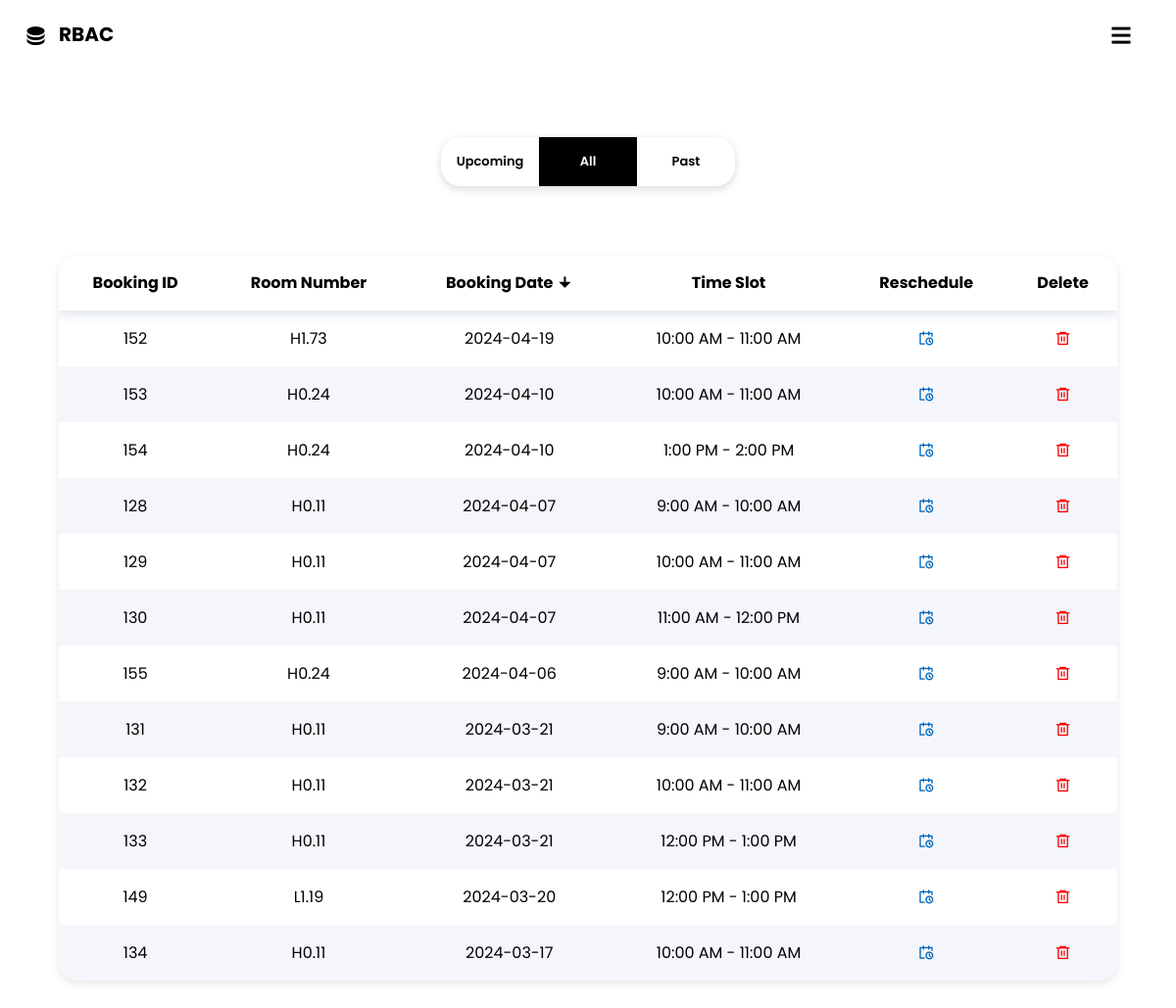
Page /mybookings?datesort=desc&categories= (signed in) on the committed database.
### app.py (models this page shows)
class book(db.Model):
    bookingID = db.Column(db.Integer, unique=True, primary_key=True)
    userID = db.Column(db.Integer, db.ForeignKey('users.id'))
    roomID = db.Column(db.String, db.ForeignKey('rooms.number'))
    datebooked = db.Column(db.String)
    timeSlot = db.Column(db.String)

### app.py (the view, shortened to what this page needs)
@app.route('/mybookings')
@login_required
def mybookings():
    selectedcat = request.args.get('categories')
    datesort = request.args.get('datesort')
    bookings = book.query.filter_by(userID=current_user.id)
    pastBookings = []
    upcomingBookings = []
    if selectedcat is None:
        selectedcat = ''
    if selectedcat == '':
        if datesort == 'desc':
            bookings = bookings.order_by(book.datebooked.desc())
        else:
            bookings = bookings.order_by(book.datebooked)
    return render_template('mybookings.html',bookings=bookings,selectedcat=selectedcat,datesort=datesort)

### app.py (called while the page is built)
@login_manager.user_loader
def load_user(user_id):
    return users.query.get(int(user_id))

### templates/mybookings.html (shortened to what this page needs)
<!DOCTYPE html>
<html>
<head>
    <link rel="stylesheet" type="text/css" href="{{ url_for('static', filename='style.css') }}">
    <link href="https://cdn.jsdelivr.net/npm/remixicon@4.1.0/fonts/remixicon.css" rel="stylesheet" />
    <link rel="stylesheet" href="https://cdn.jsdelivr.net/npm/swiper@11/swiper-bundle.min.css" />
</head>
<body>
    <div class="navcontainer">
        <nav>
            <div class="nav-logo" onclick="homeRedir()">
                <i class="ri-database-2-fill"></i>
                <h2 id="rbac">RBAC</h2>
            </div>
            <div class="nav-toggle" id="nav-toggle" onclick="showNav()">
                <i class="ri-menu-line"></i>
            </div>
        </nav>
    </div>
    <div class="home">
        <form class="bookingcategories" method="GET" action="/mybookings">
            <label for="upcoming">
                Upcoming
            </label>
            <label for="all">
                All
            </label>
            <label for="past">
                Past
            </label>
        </form>
    </div>
    <div class="userbookings">
        <div class="tablecontainter">
            <table>
                <thead>
                    <tr>
                        <th>Booking ID</th>
                        <th>Room Number</th>
                        <th id="desksort">
                            <a href="{{ url_for('mybookings',datesort='desc' if datesort != 'desc' else 'asc', categories=selectedcat) }}">
                                Booking Date
                                {% if datesort == 'desc' %}
                                <i class="ri-arrow-down-fill"></i>
                                {% else %}
                                <i class="ri-arrow-up-fill"></i>
                                {% endif %}
                            </a>
                        </th>
                        <th>Time Slot</th>
                        <th>Reschedule</th>
                        <th>Delete</th>
                    </tr>
                </thead>
                {% for booking in bookings %}
                <tr>
                    <td>{{ booking.bookingID }}</td>
                    <td>{{ booking.roomID }}</td>
                    <td>{{ booking.datebooked }}</td>
                    <td>{{ booking.timeSlot }}</td>
                    <td id="rebooking">
                        <a href="{{ url_for('reschedule', roomID=booking.roomID, bookingID=booking.bookingID) }}" onclick="return confirm('Are you sure you want to reschedule {{booking.bookingID}}? This will delete the currently booked timeslot ')">
                            <i class="ri-calendar-schedule-line"></i>
                        </a>
                    </td>
                    <td id="deletebooking">
                        <a href="{{ url_for('delete', bookingID=booking.bookingID) }}" onclick="return confirm('Are you sure you want to delete booking {{booking.bookingID}}? ')">
                            <i class="ri-delete-bin-6-line"></i>
                        </a>
                    </td>
                </tr>
                {% endfor %}
            </table>
        </div>
    </div>
</body>
</html>

### static/style.css (style rules this page uses)
* { margin: 0; padding: 0; box-sizing: border-box; scroll-behavior: smooth; }
:root { --largest-font: 112px; --larger-font: 70px; --large-font: 34px; --text-large-font: 20px; --text-font: 16px; --text-color: #000; --hover-color: #fff; --dark-color: #000; --bg-color: #ffff; --nav-hover-color: #0065b9; --secondary-color: #0065b9; --search-bar-color: #ffff; }
body { font-family: Arial, sans-serif; background-color: var(--bg-color); }
.navcontainer { width: 100%; min-height: 10vh; display: flex; flex-direction: column; overflow: hidden; position: relative; }
.navcontainer nav { justify-content: center; padding-right: 0; position: fixed; z-index: 100; width: 100%; height: 80px; transition: all 0.5s; }
.nav-logo { position: absolute; left: 0px; top: 0; justify-content: center; align-items: center; text-align: center; display: flex; flex-direction: row; }
.nav-logo i { font-size: 1.5em; margin: 1em; color: var(--dark-color); }
.nav-logo h2 { font-family: "Poppins"; font-size: 20px; padding: 0px; margin: 20px; top: 0; cursor: pointer; left: 40px; color: var(--dark-color); position: absolute; }
.nav-toggle { display: inline-flex; visibility: visible; cursor: pointer; position: absolute; top: 0; right: 20px; margin: 1em; font-size: 1.5em; font-weight: 600; transition: all 0.5s; }
.home { width: 100%; display: flex; flex-direction: row; align-items: center; }
.rooms .dashbox, th, td { padding: 1rem; }
.rooms table, th, td { padding: 1rem; }
#desksort a { text-decoration: none; color: #000; }
.bookingcategories { display: flex; max-width: 300px; width: 100%; position: relative; user-select: none; -webkit-tap-highlight-color: rgba(0, 0, 0, 0); position: relative; margin-top: 60px; margin-left: auto; margin-right: auto; font-size: 13px; font-weight: 600; font-family: "Poppins"; box-shadow: 0 3px 10px rgb(0 0 0 / 0.15); border-radius: 20px; }
.bookingcategories>input:checked+label { color: #fff; }
.bookingcategories>input:nth-of-type(2):checked~label:last-of-type:before { transform: translateX(calc(100% + 0px)); background-color: #000; }
.bookingcategories label { flex: 1; text-align: center; white-space: nowrap; overflow: hidden; text-overflow: ellipsis; cursor: pointer; }
.bookingcategories label:last-of-type:before { content: ""; display: block; max-width: calc(33.3333333333% - 0px); margin: 0px; position: absolute; top: 0; right: 0; bottom: 0; left: 0; z-index: -1; transform: translateX(0); }
.bookingcategories label { padding: 15px 3px; transition: color 250ms cubic-bezier(0, 0.95, 0.38, 0.98); }
.bookingcategories label:before { background: var(--secondary-color); transition: all 250ms cubic-bezier(0, 0.95, 0.38, 0.98); }
.userbookings { position: relative; padding-bottom: 50px; font-family: "Poppins"; }
.userbookings table { text-align: center; margin: auto; width: 90%; margin-top: 70px; border-radius: 20px; border-collapse: collapse; overflow: hidden; box-shadow: 0 3px 10px rgb(0 0 0 / 0.1); }
.userbookings table, th, td { padding: 1rem; }
.userbookings table thead { box-shadow: 0 5px 10px #e1e5ee; }
.userbookings table th { background-color: #fff; top: 0; left: 0; }
.userbookings table tr:nth-child(even) { background-color: #f4f6fb; }
.ri-delete-bin-6-line { color: red; transition: all 0.5s; }
.ri-calendar-schedule-line { color: var(--secondary-color); transition: all 0.5s; }
#deletebooking a { text-decoration: none; }
#rebooking a { text-decoration: none; }

### rows in the picture
book: bookingID "152", roomID "H1.73", datebooked "2024-04-19", timeSlot "10:00 AM - 11:00 AM"
book: bookingID "153", roomID "H0.24", datebooked "2024-04-10", timeSlot "10:00 AM - 11:00 AM"
book: bookingID "154", roomID "H0.24", datebooked "2024-04-10", timeSlot "1:00 PM - 2:00 PM"
book: bookingID "128", roomID "H0.11", datebooked "2024-04-07", timeSlot "9:00 AM - 10:00 AM"
book: bookingID "129", roomID "H0.11", datebooked "2024-04-07", timeSlot "10:00 AM - 11:00 AM"
book: bookingID "130", roomID "H0.11", datebooked "2024-04-07", timeSlot "11:00 AM - 12:00 PM"
book: bookingID "155", roomID "H0.24", datebooked "2024-04-06", timeSlot "9:00 AM - 10:00 AM"
book: bookingID "131", roomID "H0.11", datebooked "2024-03-21", timeSlot "9:00 AM - 10:00 AM"
book: bookingID "132", roomID "H0.11", datebooked "2024-03-21", timeSlot "10:00 AM - 11:00 AM"
book: bookingID "133", roomID "H0.11", datebooked "2024-03-21", timeSlot "12:00 PM - 1:00 PM"
book: bookingID "149", roomID "L1.19", datebooked "2024-03-20", timeSlot "12:00 PM - 1:00 PM"
book: bookingID "134", roomID "H0.11", datebooked "2024-03-17", timeSlot "10:00 AM - 11:00 AM"
